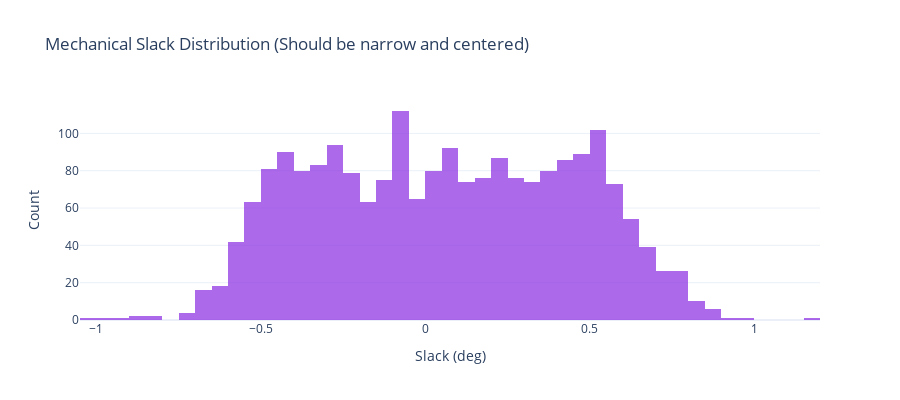

Notebook source saved alongside this figure:
### Markdown cell above
## Error Distribution

### Code cell
# Histogram of mechanical slack
fig3 = go.Figure()

fig3.add_trace(go.Histogram(
    x=df['mech_slack'], nbinsx=50,
    marker_color='rgb(138, 43, 226)',
    opacity=0.7
))

fig3.update_layout(
    title='Mechanical Slack Distribution (Should be narrow and centered)',
    xaxis_title='Slack (deg)',
    yaxis_title='Count',
    height=400,
    template='plotly_white'
)

fig3.show()

### Figure 1 — Plotly figure (JSON) as saved in the notebook; plotly's stock layout.template omitted (floating-point values rounded to 4 significant figures; data arrays with more than 128 entries replaced by an {"elided": "..."} marker saying what was removed)
{"data": [{"marker": {"color": "rgb(138, 43, 226)"}, "nbinsx": 50, "opacity": 0.7, "type": "histogram", "x": {"elided": "2125 float values"}}], "layout": {"height": 400, "title": {"text": "Mechanical Slack Distribution (Should be narrow and centered)"}, "xaxis": {"title": {"text": "Slack (deg)"}}, "yaxis": {"title": {"text": "Count"}}}}
